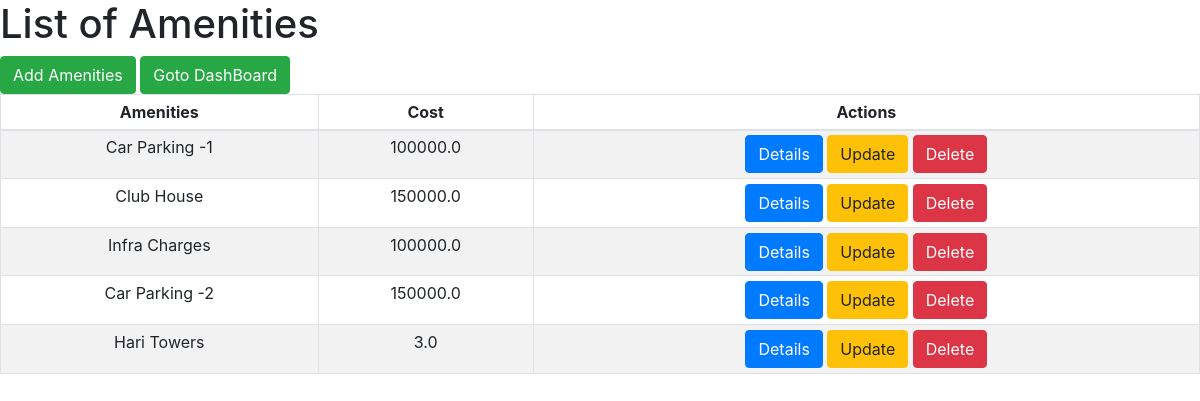
Screenshot of /amenitieslist/ with the database file from the repository.
### customerapp/models.py (models this page shows, shortened)
class Amenities(models.Model):
    name=models.CharField(max_length=64)
    cost=models.FloatField()

### customerapp/views.py (the view)
# urls.py: url(r'^amenitieslist/', views.AmenitiesListView.as_view(),name='amenities'),
class AmenitiesListView(ListView):
    model=Amenities

### templates/customerapp/amenities_list.html
<!DOCTYPE html>
{%extends 'customerapp/base.html'%}
{%block content%}
  <h1>List of Amenities</h1>
  <a class="btn btn-success" href="/createamenities">Add Amenities</a>
  <a class="btn btn-success" href="/">Goto DashBoard</a>
  <table class="table table-hover table table-striped table table-bordered table table-sm">
    <thead align='center'>
      <th>Amenities</th>
      <th>Cost</th>
      <th>Actions</th>
    </thead>
      {%for amenities in amenities_list%}
    <tr align='center'>
      <td>{{amenities.name}}</td>
      <td>{{amenities.cost}}</td>
      <td><a class="btn btn-primary" href="/amenitiesdetails/{{amenities.id}}">Details</a> <a class="btn btn-warning" href="/updateamenities/{{amenities.id}}">Update</a> <a class="btn btn-danger" href="/deleteamenities/{{amenities.id}}">Delete</a></td>
    </tr>
      {%endfor%}
  </table>
{%endblock%}

### rows the page displays
Amenities: name "Car Parking -1", cost "100000.0"
Amenities: name "Club House", cost "150000.0"
Amenities: name "Infra Charges", cost "100000.0"
Amenities: name "Car Parking -2", cost "150000.0"
Amenities: name "Hari Towers", cost "3.0"
